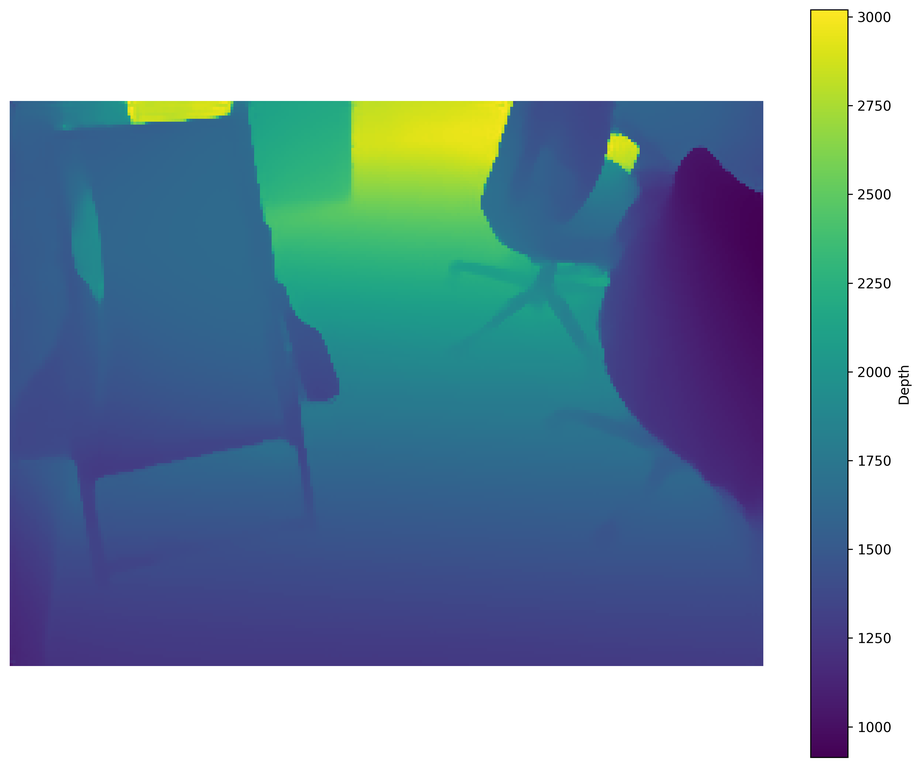
#> input picture scannet_pp/1.png, 920 x 767 px, shrunk from 2842 x 2370 before the run, found by its file name
$ python read_photo.py
#> lines starting #> are read from the running program, lines starting #| are printed output that depends on the picture; long printed decimals are rounded
import numpy as np
import matplotlib.pyplot as plt
from PIL import Image
import os

# Define the path to the depth image
# depth_image_path = '/home/kuzhum/sam/promptable-3d-object-segmentation/scannet_pp_dataset/data/data/56a0ec536c/iphone/depth/frame_000012.png'

depth_image_path = "/home/rpartsey/code/eai/SAMPro3D-fork/data/scannet/scans/56a0ec536c/depth/1.png"
# depth_image_path = "/home/rpartsey/code/eai/SAMPro3D-fork/data/scannet/scans/scene0000_02/depth/1.png"

# Check if the file exists
if not os.path.exists(depth_image_path):
    print(f"Error: File not found at {depth_image_path}")
else:
    # Read the depth image using PIL and convert to numpy array
    depth_img = np.array(Image.open(depth_image_path))
#> depth_img is the input picture: shape (767, 920, 4); mean R, G, B, A 130.1, 154.6, 173.2, 255

    # Print information about the depth image
    print(f"Depth image shape: {depth_img.shape}")
#| Depth image shape: (767, 920, 4)
    print(f"Depth image data type: {depth_img.dtype}")
#| Depth image data type: uint8
    print(f"Min depth value: {np.min(depth_img)}")
#| Min depth value: 0
    print(f"Max depth value: {np.max(depth_img)}")
#| Max depth value: 255
    print(f"Mean depth value: {np.mean(depth_img)}")
#| Mean depth value: 178.236

    # [8 lines of commented-out code are left out]
    depth_img_path = "/home/kuzhum/sam/promptable-3d-object-segmentation/scannet_pp_dataset/1.png"
    # Apply colormap to the depth image
    plt.figure(figsize=(10, 8))
    plt.imshow(depth_img, cmap='viridis')
    plt.colorbar(label='Depth')
    plt.axis('off')  # Hide axes
    plt.tight_layout()
    plt.savefig(depth_img_path, dpi=300, bbox_inches='tight')
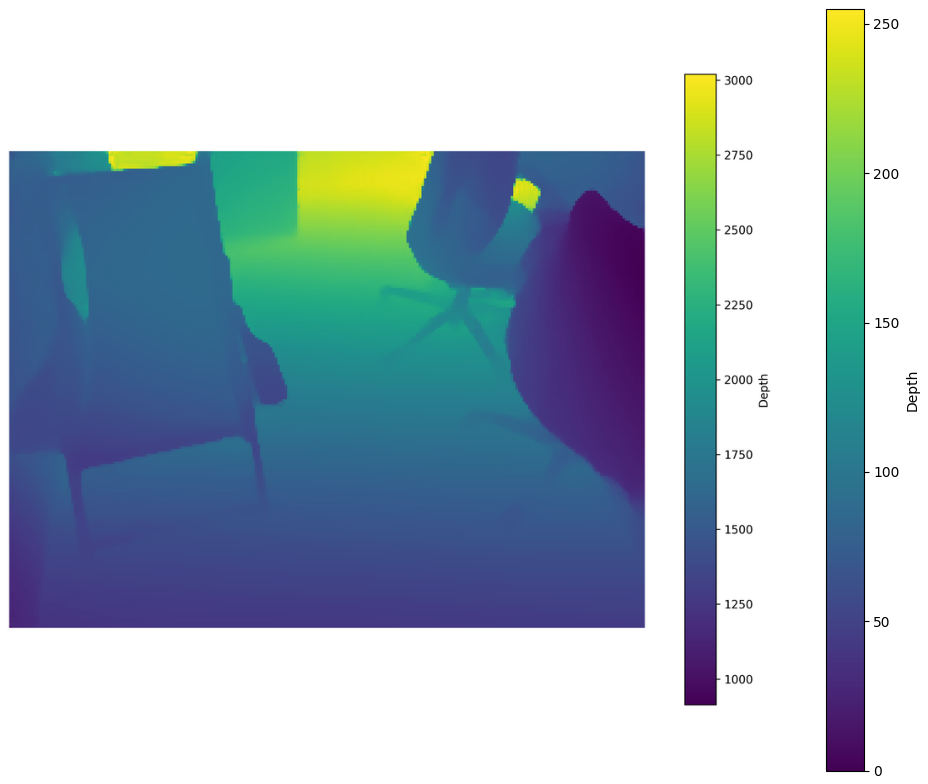
#> figure drawn by matplotlib, 2 panels
    plt.close()
